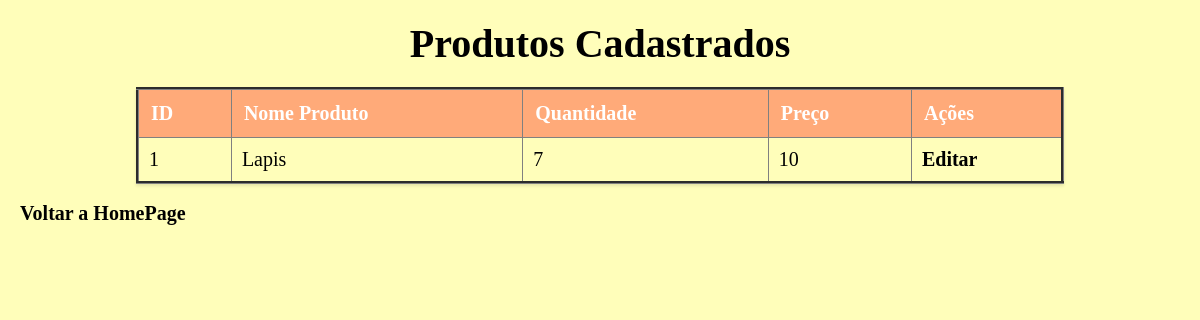
Before: /lista_produtos.php (signed in) with the older database file.
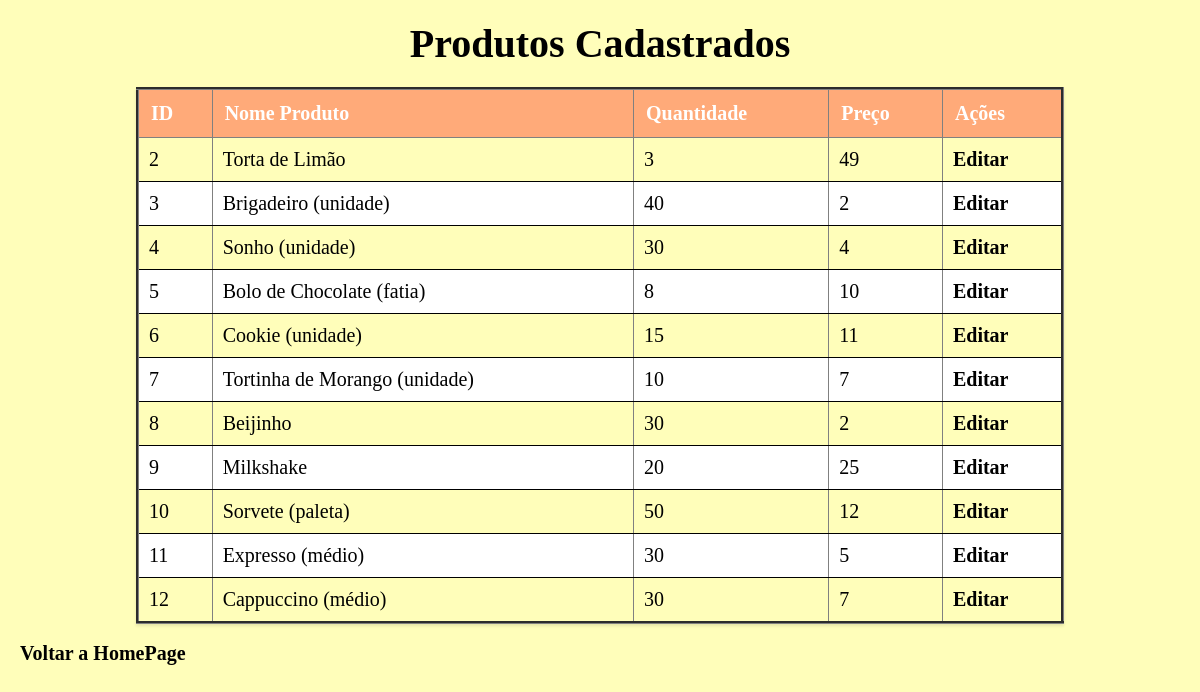
After: the same page with the newer database file.
### tables this page shows
CREATE TABLE `produtos` (
  `idProduto` int(11) NOT NULL,
  `nomeProduto` varchar(100) NOT NULL,
  `quantidade` int(50) NOT NULL,
  `preco` double NOT NULL
);

### lista_produtos.php (the view, shortened to what this page needs)
<?php
    include 'conexao.php';
    $resultado = $conn->query("SELECT idProduto, nomeProduto, quantidade, preco FROM produtos");
    echo "<h2>Produtos Cadastrados</h2>";
    echo "<table border='3'>
    <tr><th >ID</th><th>Nome Produto</th><th>Quantidade</th><th>Preço</th><th>Ações</th></tr>";
    while ($linha = $resultado->fetch_assoc()) {
        echo "<tr>
            <td>{$linha['idProduto']}</td>
            <td>{$linha['nomeProduto']}</td>
            <td>{$linha['quantidade']}</td>
            <td>{$linha['preco']}</td>
            <td>
                <a href='atualizacao_produtos.php?id={$linha['idProduto']}'>Editar</a>
            </td>
        </tr>";
    }
    echo "</table>";
    echo "<br><a href='homepage.php'>Voltar a HomePage</a>";
?>

### lista_produtos.php (style rules this page uses)
h2 { font-size: 40px; color: black; text-align: center; margin-bottom: 20px; }
table { font-size: 20px; width: 80%; margin: 0 auto; border-collapse: collapse; box-shadow: 0 2px 3px rgba(0,0,0,0.1); background-color: white; }
th { background-color:rgba(255, 170, 121, 1); color: white; padding: 12px; text-align: left; }
td { padding: 10px; border-bottom: 1px solid black; }
tr:nth-child(even) { background-color:rgba(255, 254, 186, 1); }
a { font-size: 20px; color: black; text-decoration: none; font-weight: bold; }

Changed rows visible on the page:
removed produtos: idProduto "1", nomeProduto "Lapis", quantidade "7", preco "10"
added produtos: idProduto "2", nomeProduto "Torta de Limão", quantidade "3", preco "49"
added produtos: idProduto "3", nomeProduto "Brigadeiro (unidade)", quantidade "40", preco "2"
added produtos: idProduto "4", nomeProduto "Sonho (unidade)", quantidade "30", preco "4"
added produtos: idProduto "5", nomeProduto "Bolo de Chocolate (fatia)", quantidade "8", preco "10"
added produtos: idProduto "6", nomeProduto "Cookie (unidade)", quantidade "15", preco "11"
added produtos: idProduto "7", nomeProduto "Tortinha de Morango (unidade)", quantidade "10", preco "7"
added produtos: idProduto "8", nomeProduto "Beijinho", quantidade "30", preco "2"
added produtos: idProduto "9", nomeProduto "Milkshake", quantidade "20", preco "25"
added produtos: idProduto "10", nomeProduto "Sorvete (paleta)", quantidade "50", preco "12"
added produtos: idProduto "11", nomeProduto "Expresso (médio)", quantidade "30", preco "5"
added produtos: idProduto "12", nomeProduto "Cappuccino (médio)", quantidade "30", preco "7"
